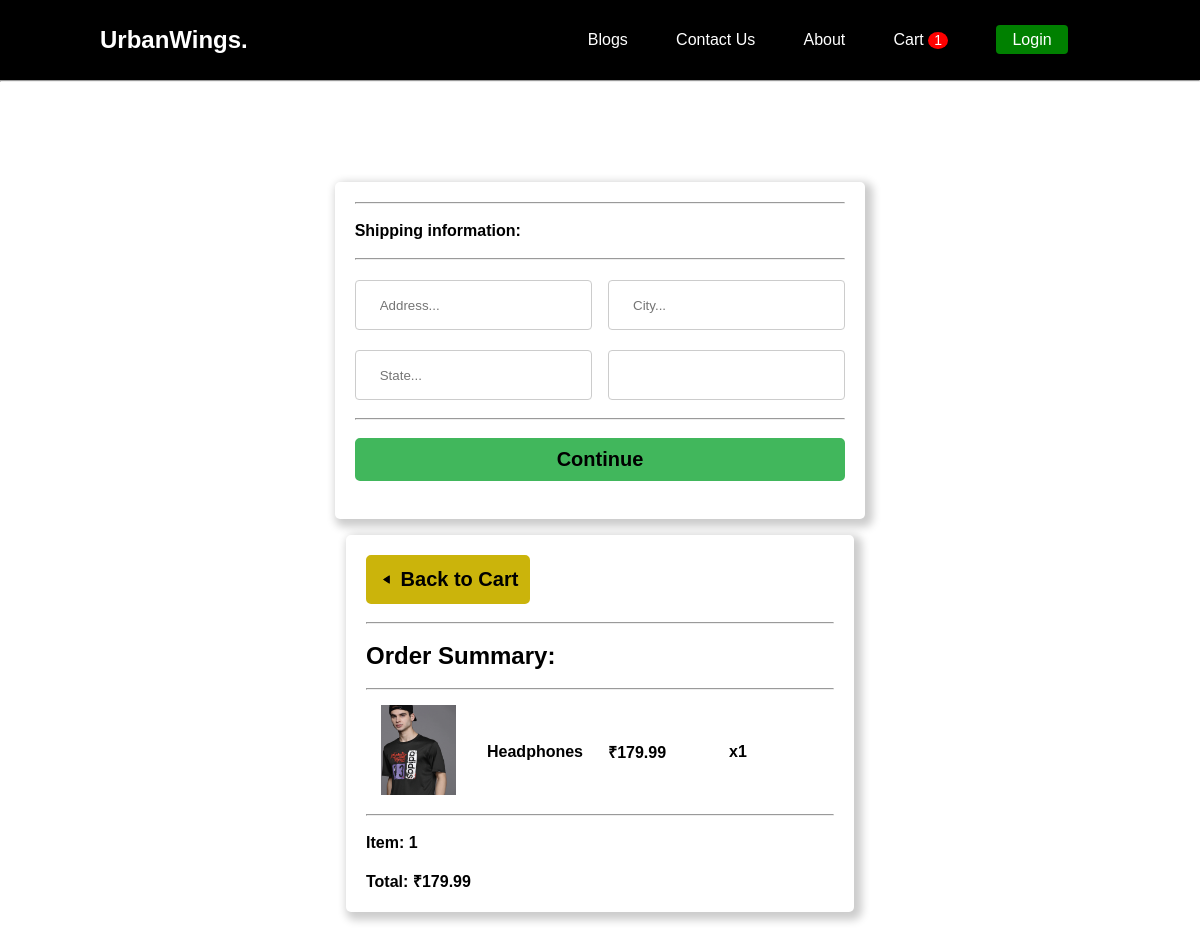
Screenshot of /checkout/ (signed in) with the database file from the repository.
### store/models.py (models this page shows, shortened)
class OrderItem(models.Model):
    product = models.ForeignKey(Product, on_delete=models.SET_NULL, null=True, blank = True)
    order = models.ForeignKey(Order, on_delete=models.SET_NULL, null=True, blank = True)
    quantity = models.IntegerField(default=0, null=True, blank=True)
    date_added = models.DateField(auto_now_add=True)
    @property
    def get_total(self):
        total = self.product.price * self.quantity
        return total

class Product(models.Model):
    name = models.CharField(max_length=200, null=True)
    price = models.DecimalField(max_digits=7, decimal_places=2)
    digital = models.BooleanField(default= False, null=True, blank=True)
    image = models.ImageField(null=True, blank=True)
    @property
    def imageURL(self):
        try:
            url = self.image.url
        except:
            url = ""
        return url

class Order(models.Model):
    customer = models.ForeignKey(Customer, on_delete=models.SET_NULL, null=True, blank = True)
    date_ordered = models.DateField(auto_now_add=True)
    complete = models.BooleanField(default = False, blank = False, max_length=100, null= True)
    translation_id = models.CharField(max_length=100, null=True)
    @property
    def get_cart_total(self):
        orderitems = self.orderitem_set.all()
        total = sum([item.get_total for item in orderitems])
        return total
    @property
    def get_cart_items(self):
        orderitems = self.orderitem_set.all()
        total = sum([item.quantity for item in orderitems])
        return total
    @property
    def shipping(self):
        shipping = False
        orderitems = self.orderitem_set.all()
        for i in orderitems:
            if i.product.digital == False:
                shipping = True
            return shipping

### store/views.py (the view)
# urls.py: path('checkout/', views.checkout, name= "checkout"),
def checkout(request):
    data =cartData(request)
    cartItems = data["cartItems"]
    order = data["order"]
    items = data["items"]
    context = {"items": items, "order": order, "cartItems": cartItems}
    return render(request, 'store/checkout.html', context)

### store/utils.py (called while the page is built)
def cartData(request):
    if request.user.is_authenticated:
        customer = request.user.customer
        order, created = Order.objects.get_or_create(
            customer=customer, complete=False)
        items = order.orderitem_set.all()
        cartItems = order.get_cart_items
    else:
        cookieData =cookieCart(request)
        cartItems = cookieData["cartItems"]
        order = cookieData["order"]
        items = cookieData["items"]
    return {'cartItems': cartItems, "order": order, "items": items}

### store/templates/store/checkout.html (shortened to what this page needs)
{%extends 'store/main.html'%} {%load static%} {%block content%}
<link rel="stylesheet" href="{% static 'css/checkout.css' %}" />
<div class="column">
  <div class="card1">
    <form id="form">
      <hr />
      <br />
      <h4>Shipping information:</h4>
      <br />
      <hr />
      <div id="shipping-info">
        <div class="input-ele1">
          <input
            type="text"
            name="address"
            id="fname"
            placeholder="Address..."
            required
          />
          <input
            type="text"
            name="city"
            id="fname"
            placeholder="City..."
            required
          />
        </div>
        <div class="input-ele1">
          <input
            type="text"
            name="state"
            id="fname"
            placeholder="State..."
            required
          />
          <input
            type="text"
            name="zipcode"
            id="fname"
            placeholder=""
            required
          />
        </div>
      </div>
      <br />
      <hr />
      <br />
      <div class="button-menu1">
        <input
          id="form-button"
          type="submit"
          value="Continue"
          class="button1"
        />
      </div>
    </form>
    <br />
  </div>
  <div class="card2">
    <a href="{% url 'cart' %}">
      <button class="button2">
        <img
          src="{% static 'images/arrowleft.png' %}"
          style="width: 17px; height: 13px"
          alt=""
        />
        Back to Cart
      </button>
      <br />
    </a>
    <br />
    <hr />
    <br />
    <h2>Order Summary:</h2>
    <br />
    <hr />
    {% for item in items%}
    <div class="table">
      <div>
        <img
          src="{{item.product.imageURL}}"
          alt="Denim Jeans"
          style="width: 75px; height: 90px; margin: 15px"
        />
      </div>
      <div><strong>{{item.product.name}} </strong></div>
      <div><strong>₹{{item.product.price|floatformat:2}} </strong></div>
      <div><strong> x{{item.quantity}}</strong></div>
    </div>
    <hr />
    {% endfor %}
    <br />
    <div class="table1">
      <div><strong>Item: {{order.get_cart_items}} </strong></div>
      <br />
      <div>
        <strong>Total: ₹{{order.get_cart_total| floatformat:2}} </strong>
      </div>
    </div>
  </div>
</div>
{%endblock content%}

### static/css/main.css (style rules this page uses)
* { -webkit-box-sizing: border-box; box-sizing: border-box; margin: 0; padding: 0; font-family: "Lucida Sans", "Lucida Sans Regular", "Lucida Grande", "Lucida Sans Unicode", Geneva, Verdana, sans-serif; }

### static/css/checkout.css (style rules this page uses)
* { -webkit-box-sizing: border-box; box-sizing: border-box; margin: 0; padding: 0; }
.card1 { width: auto; height: 100%; -webkit-box-shadow: 4px 4px 8px 4px rgba(0, 0, 0, 0.2); box-shadow: 4px 4px 8px 4px rgba(0, 0, 0, 0.2); border-radius: 5px; background-color: white; padding: 20px; margin: auto; }
.card2 { width: auto; height: 100%; -webkit-box-shadow: 4px 4px 8px 4px rgba(0, 0, 0, 0.2); box-shadow: 4px 4px 8px 4px rgba(0, 0, 0, 0.2); border-radius: 5px; background-color: white; padding: 20px; margin: auto; }
.column { display: -ms-grid; display: grid; -ms-grid-columns: (1fr)[2]; grid-template-columns: repeat(2, 1fr); grid-auto-rows: 3; grid-gap: 1rem; padding: 100px; }
@media screen and (max-width: 1300px) { .column { -ms-grid-columns: (2fr)[1]; grid-template-columns: repeat(1, 2fr); } }
#fname { width: 100%; border: 1px solid #ccc; border-radius: 4px; height: 20px; padding: 24px; }
.input-ele1 { display: -ms-grid; display: grid; -ms-grid-columns: (1fr)[2]; grid-template-columns: repeat(2, 1fr); grid-gap: 1rem; padding-top: 20px; }
.table { display: -ms-grid; display: grid; -ms-grid-columns: (1fr)[4]; grid-template-columns: repeat(4, 1fr); grid-gap: 1rem; -webkit-box-align: center; -ms-flex-align: center; align-items: center; }
.button-menu1 { display: -ms-grid; display: grid; -webkit-box-pack: center; -ms-flex-pack: center; justify-content: center; }
.button1 { padding: 8px 200px; border-radius: 5px; font-size: 20px; font-weight: bold; background-color: #41b75c; border: 2px solid #41b75c; cursor: pointer; text-align: center; -webkit-box-pack: center; -ms-flex-pack: center; justify-content: center; }
.button2 { padding: 11px 10px; border-radius: 5px; font-size: 20px; background-color: #cbb40b; border: 2px solid #cbb40b; cursor: pointer; text-align: center; font-weight: bold; -webkit-box-pack: center; -ms-flex-pack: center; justify-content: center; }

### rows the page displays
OrderItem: product.imageURL (picture), product.name "Headphones", product.price "179.99", quantity "1"
Order: get_cart_items "1", get_cart_total "179.99"

### other values shown
{{ cartItems }} "1"
